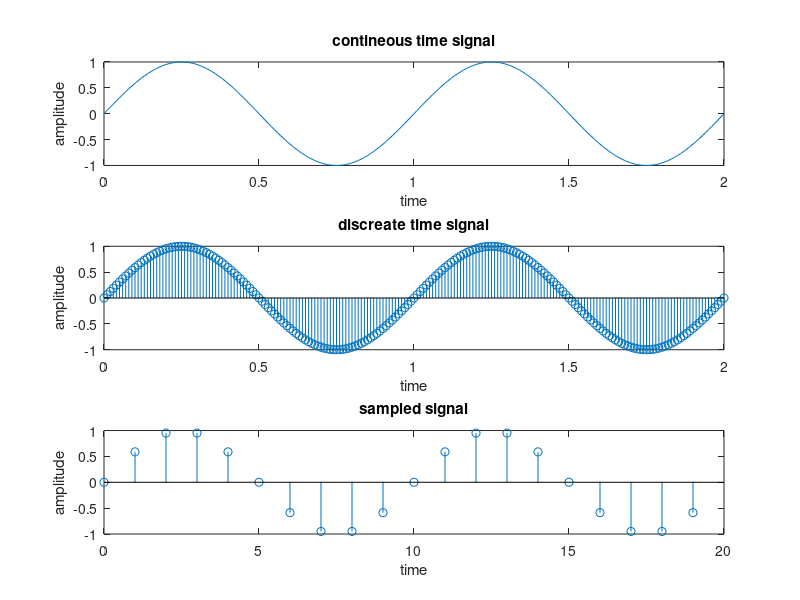

The MATLAB source for this figure:
%HITESH MALI
%2022BTECE006
%Write MATLAB code for plotting Continuous-Time Signals, Discreate-Time Signals and Sampled-Signal.

clc;
clear all;
f=1;
t=0:0.01:2;
signal=sin(2*pi*t);

%plotting of contineous signal
subplot(3,1,1);
plot(t,signal);
title('contineous time signal');
xlabel('time');
ylabel('amplitude');

%plotting of discreate time signal
subplot(3,1,2);
stem(t,signal);
title('discreate time signal');
xlabel('time');
ylabel('amplitude');

%ploltting a sampled signal
%sampled frequency(fs)
fs=10;
n=0:(2*fs)-1;
xs=sin(2*pi*n*f/fs);
subplot(3,1,3);
stem(n,xs);
title('sampled signal');
xlabel('time');
ylabel('amplitude');

